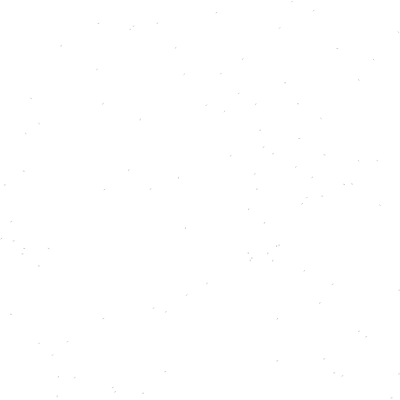
Frame 1 (no input)
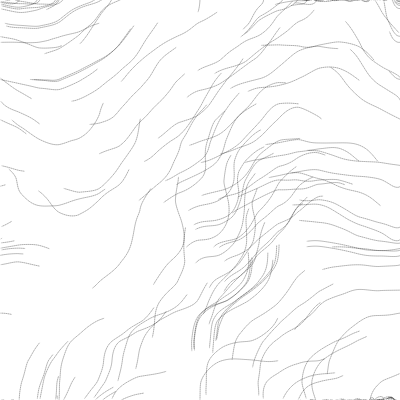
Frame 60 (no input)
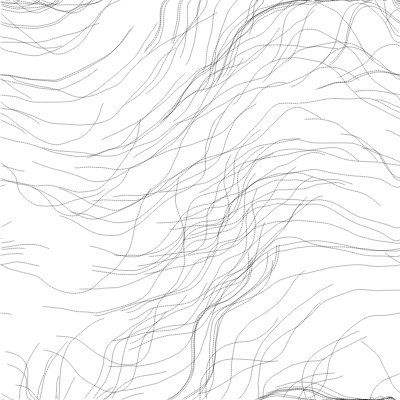
Frame 120 (the mouse pressed at the canvas centre since frame 60)

The p5.js sketch that drew these frames (run headless with seeded random() and noise() and a simulated clock; from frame 60 on, the mouse is pressed at the canvas centre):

// p5.js sketch
// ── sketch.js
var inc = 0.1;
var scl = 20;
var cols, rows;
var fr;
var zoff = 0;
var particles = [];
var flowfield;

function setup() {
	createCanvas(400, 400);
	//pixelDensity(1);
	cols = floor(width / scl);
	rows = floor(height / scl);
	fr = createP('');
	flowfield = new Array(cols * rows);

	for (var i = 0; i < 100; i++) {
		particles[i] = new Particle();
	}
}
function draw() {
	//background(255);
	var yoff = 0;
	for (var y = 0; y < rows; y++) {
		var xoff = 0;
		for (var x = 0; x < cols; x++) {
			var index = x + y * cols;
			var angle = noise(xoff, yoff, zoff) * TWO_PI;
			var v = p5.Vector.fromAngle(angle);
			v.setMag(1);
			flowfield[index] = v;
			xoff += inc;

			stroke(0, 50);
			/*push();
			translate(x*scl, y*scl);
			rotate(v.heading());
			line(0, 0, scl, 0);
			pop();*/
		}
		yoff += inc;
		zoff += 0.001;
	}

	for (var i = 0; i < particles.length; i++) {
		particles[i].follow(flowfield);
		particles[i].update();
		particles[i].edges();
		particles[i].show();
	}

	fr.html(floor(frameRate()));
}
// ── particle.js
function Particle() {
	this.pos = createVector(random(width), random(height));
	this.vel = createVector(0,0);
	this.acc = createVector(0,0);
	this.maxspeed = 2;
	this.prevPos = this.pos.copy();

	this.update = function() {
		this.vel.add(this.acc);
		this.vel.limit(this.maxspeed);
		this.pos.add(this.vel);
		this.acc.mult(0);
	}

	this.follow = function(vectors) {
		var x = floor(this.pos.x / scl);
		var y = floor(this.pos.y / scl);
		var index = x + y * cols;
		var force = vectors[index];
		this.applyForce(force);
	}

	this.applyForce = function(force) {
		this.acc.add(force);
	}

	this.show = function() {
		stroke(0, 50);
		strokeWeight(1);
		line(this.pos.x, this.pos.y, this.prevPos.x, this.prevPos.y);
		//point(this.pos.x, this.pos.y);
		this.updatePrev();
	}

	this.updatePrev = function() {
		this.prevPos.x = this.pos.x;
		this.prevPos.y = this.pos.y;
	}

	this.edges = function() {
		if (this.pos.x > width) {
			this.pos.x = 0;
			this.updatePrev();
		}
		if (this.pos.x < 0) {
			this.pos.x = width;
			this.updatePrev();
		}
		if (this.pos.y > height) {
			this.pos.y = 0;
			this.updatePrev();
		}
		if (this.pos.y < 0) {
			this.pos.y = height;
			this.updatePrev();
		}
	}
}
